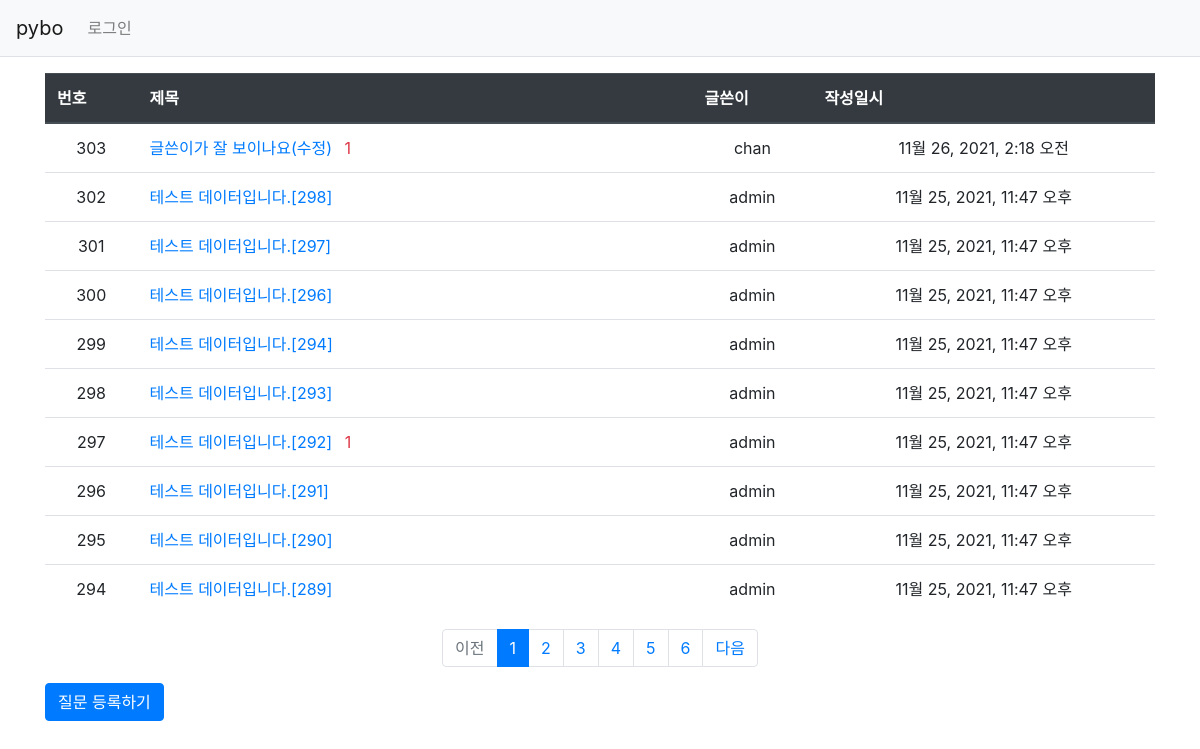
/pybo/, run on an earlier commit of the app's database.
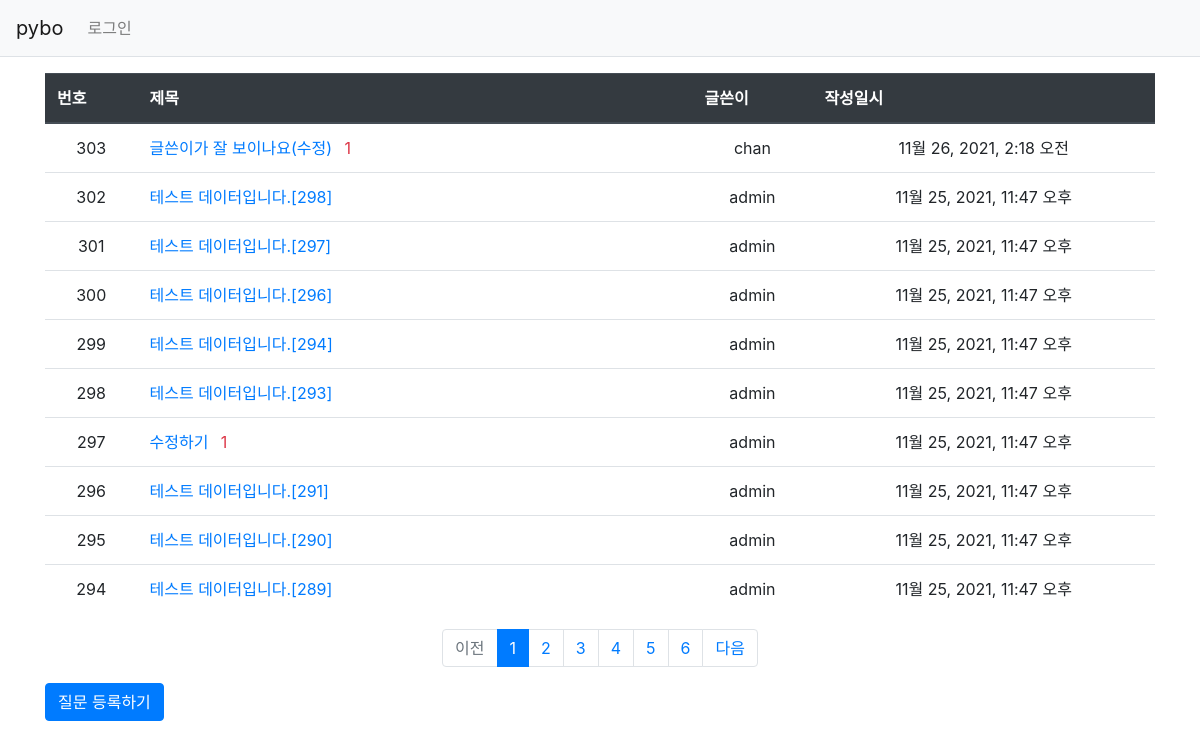
And on a later commit of the database.
### pybo/models.py (models this page shows, shortened)
class Question(models.Model):
    author = models.ForeignKey(User, on_delete=models.CASCADE)
    subject = models.CharField(max_length=200)
    content = models.TextField()
    create_date = models.DateTimeField()
    modify_date = models.DateTimeField(null=True, blank=True)

### pybo/views.py (the view)
# urls.py: path('', views.index, name='index')
def index(request):
    page = request.GET.get('page', '1') #페이지
    question_list = Question.objects.order_by('-create_date')
    paginator = Paginator(question_list, 10)
    page_obj = paginator.get_page(page)
    context = {'question_list' : page_obj}#question_list}
    return render(request, 'pybo/question_list.html', context)

### pybo/templatetags/pybo_filter.py (called while the page is built)
@register.filter
def sub(value, arg):
    return value - arg

### templates/pybo/question_list.html
{% extends 'base.html' %}
{% load pybo_filter %}
{% block content %}
<div class="container my-3">
    <table class="table">
        <thead>
        <tr class="thead-dark">
            <th>번호</th>
            <th style="width:50%">제목</th>
            <th>글쓴이</th>
            <th>작성일시</th>
        </tr>
        </thead>
        <tbody>
        {% if question_list %}
        {% for question in question_list %}
        <tr class="text-center">
            <td>{{ question_list.paginator.count|sub:question_list.start_index|sub:forloop.counter0|add:1}}</td>
            <td class="text-left"><a href="{% url 'pybo:detail' question.id %}">
                {{ question.subject }}
                {% if question.answer_set.count > 0 %}
                <span class="text-danger samll ml-2">
                    {{ question.answer_set.count}}
                </span>
                {% endif %}
            </a></td>
            <td>{{ question.author.username}}</td>
            <td>{{question.create_date}}</td>
        </tr>
        {% endfor %}
        {% else %}
        <tr>
            <td colspan="3"> 질문이 없습니다.</td>
        </tr>
        {% endif %}
        </tbody>
    </table>
    <ul class="pagination justify-content-center">
        {% if question_list.has_previous %}
        <li class="page-item">
            <a class="page-link" href="?page={{ question_list.previous_page_number }}">이전</a>
        </li>
        {% else%}
        <li class="page-item disabled">
            <a class="page-link" tabindex="-1" aria-disabled="true" href="#">이전</a>
        </li>
        {% endif %}
        {% for page_number in question_list.paginator.page_range %}
            {% if page_number >= question_list.number|add:-5 and page_number <= question_list.number|add:5 %}
            {% if page_number == question_list.number %}
            <li class="page-item active" aria-current="page">
                <a class="page-link" href="?page={{ page_number }}">
                    {{ page_number }}
                </a>
            </li>
            {% else %}
            <li class="page-item">
                <a class="page-link" href="?page={{ page_number }}">
                    {{ page_number }}
                </a>
            </li>
            {% endif %}
            {% endif %}
        {% endfor %}
        {% if question_list.has_next %}
        <li class="page-item">
            <a class="page-link" href="?page={{ question_list.next_page_number }}">다음</a>
        </li>
        {% else %}
        <li class="page-item disabled">
            <a class="page-link" tabindex="-1" aria-disabled="true" href="#">다음</a>
        </li>
        {% endif %}
    </ul>
    <a href="{% url 'pybo:question_create' %}" class="btn btn-primary">질문 등록하기</a>
</div>
{% endblock %}

What changed in the data, as far as the page shows it:
changed Question: subject "테스트 데이터입니다.[292]" → "수정하기"
